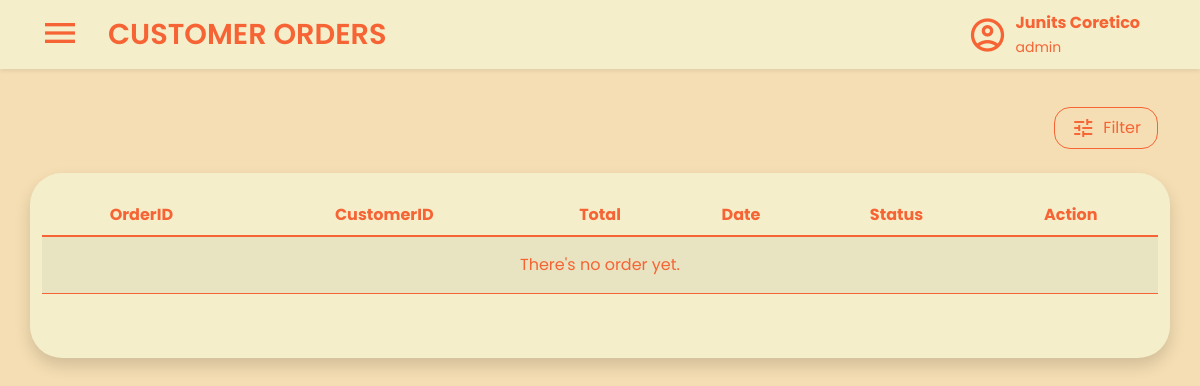
The page /views/orders.php (signed in) on the database as committed earlier.
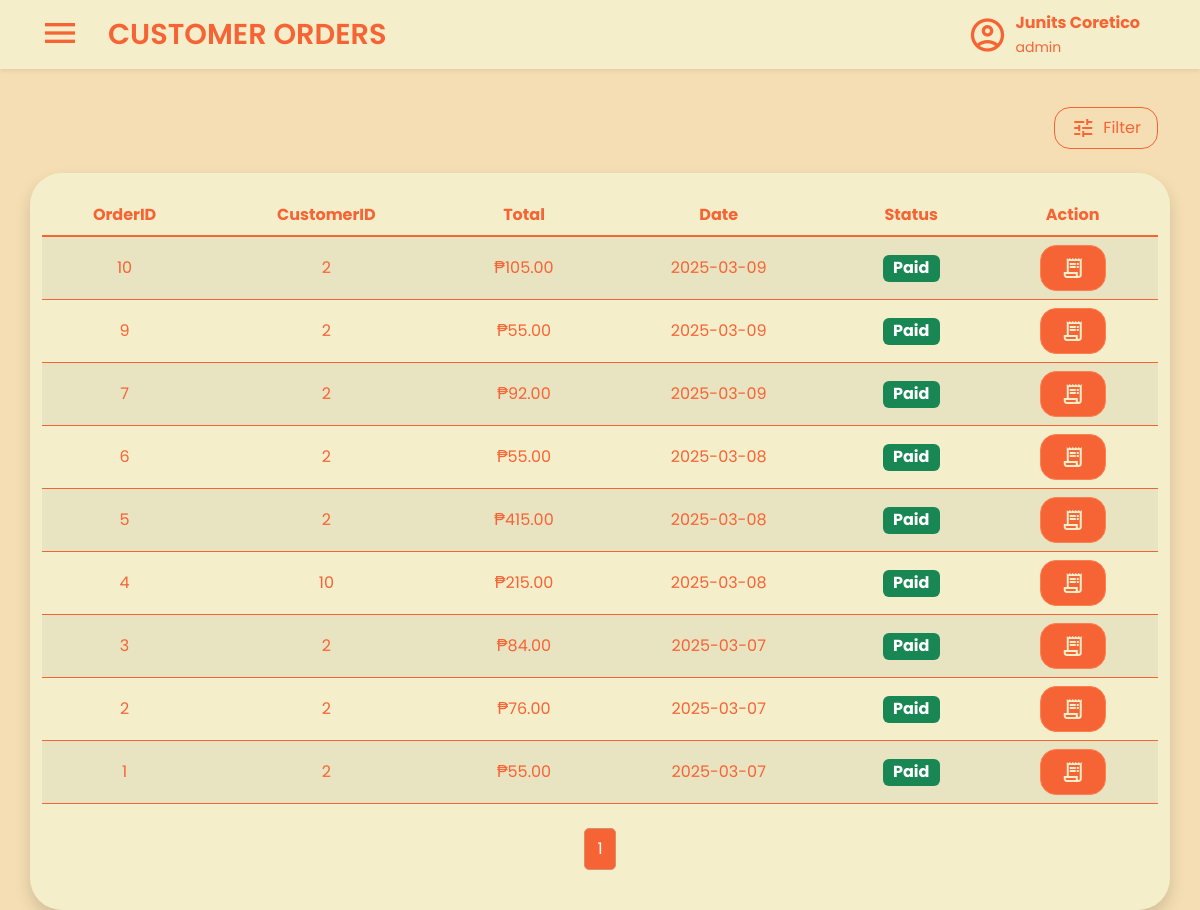
The same page on the database as committed later.
### tables this page shows
CREATE TABLE IF NOT EXISTS `orders` (
  `OrderID` int(11) NOT NULL AUTO_INCREMENT,
  `CustomerID` int(11) DEFAULT NULL,
  `Date` datetime NOT NULL,
  `Total` decimal(10,2) NOT NULL,
  `Status` char(5) NOT NULL,
  `Delivery` int(11) DEFAULT NULL,
  `Created_At` datetime NOT NULL DEFAULT current_timestamp(),
  `Created_By` int(11) NOT NULL,
  `Updated_At` datetime NOT NULL DEFAULT current_timestamp() ON UPDATE current_timestamp(),
  `Updated_By` int(11) NOT NULL,
  PRIMARY KEY (`OrderID`),
  KEY `CustomerID` (`CustomerID`),
  KEY `Created_By` (`Created_By`),
  KEY `Updated_By` (`Updated_By`)
);

### views/orders.php (the view, shortened to what this page needs)
<?php
include '../database/database.php';
$records_per_page = 10;
$page = isset($_GET['page']) && is_numeric($_GET['page']) ? (int) $_GET['page'] : 1;
$offset = ($page - 1) * $records_per_page;
$where_clause = "";
$params = [];
$types = "";
$total_query = "SELECT COUNT(*) AS total FROM Orders " . $where_clause;
$count_stmt = $conn->prepare($total_query);
$count_stmt->execute();
$count_result = $count_stmt->get_result();
$total_row = $count_result->fetch_assoc();
$total_records = $total_row['total'];
$total_pages = ceil($total_records / $records_per_page);
$query = "SELECT OrderID, CustomerID, Date, Status, Total
          FROM Orders " . $where_clause . "
          ORDER BY Date DESC
          LIMIT ? OFFSET ?";
$stmt = $conn->prepare($query);
if (!empty($where_clause)) {
  $params[] = $records_per_page;
  $params[] = $offset;
  $types .= "ii";
  $stmt->bind_param($types, ...$params);
} else {
  $stmt->bind_param("ii", $records_per_page, $offset);
}
$stmt->execute();
$result = $stmt->get_result();
?>
<!DOCTYPE html>
<html lang="en">
<head>
  <link rel="stylesheet" href="../statics/products-style.css" />
  <link rel="stylesheet" href="../statics/style.css" />
  <link rel="stylesheet" href="../statics/css/bootstrap.min.css" />
</head>
<body class="main">
  <nav class="navbar bg-body-tertiary fixed-top shadow-sm">
    <div class="container-fluid">
      <div class="d-flex align-items-center">
        <button
          class="navbar-toggler mx-3 border-0 shadow-none"
          type="button"
          data-bs-toggle="offcanvas"
          data-bs-target="#offcanvasNavbar"
          aria-controls="offcanvasNavbar"
          aria-label="Toggle navigation">
          <span class="material-icons-outlined navbar-icon"> menu </span>
        </button>
        <a class="navbar-brand fw-semibold" href="orders.php">CUSTOMER ORDERS</a>
      </div>
      <div class="d-flex align-items-center me-5 ms-auto">
        <span class="material-icons-outlined me-2 fs-1">account_circle</span>
        <div>
          <p class="fw-bold mb-0">
            <?php echo htmlspecialchars($_SESSION['first_name'] . ' ' . $_SESSION['last_name']); ?>
          </p>
          <small class="mt-0">
            <?php echo htmlspecialchars($_SESSION['role']); ?>
          </small>
        </div>
      </div>
    </div>
  </nav>
  <div class="container mt-4 pt-5">
    <div class="row align-items-center justify-content-end">
      <div class="col-md-auto d-flex gap-2">
        <button type="button" class="btn btn-outline-secondary d-flex align-items-center gap-2 rounded-4 py-2 px-3" data-bs-toggle="modal" data-bs-target="#filterModal">
          <span class="material-icons-outlined">tune</span>
          <span>Filter</span>
        </button>
      </div>
      <div class="container-fluid mt-4 rounded-5 shadow">
        <div class="table-responsive mb-3">
          <table class="table table-striped rounded-3">
            <thead>
              <tr>
                <th class="text-center">OrderID</th>
                <th class="text-center">CustomerID</th>
                <th class="text-center">Total</th>
                <th class="text-center">Date</th>
                <th class="text-center">Status</th>
                <th class="text-center">Action</th>
              </tr>
            </thead>
            <tbody class="table-group-divider">
              <?php
              if ($result->num_rows > 0) {
                while ($row = $result->fetch_assoc()) {
                  echo "<tr>";
                  echo "<td class='align-middle text-center'>{$row['OrderID']}</td>";
                  echo "<td class='align-middle text-center'>{$row['CustomerID']}</td>";
                  echo "<td class='align-middle text-center'>₱" . number_format($row['Total'], 2) . "</td>";
                  echo "<td class='align-middle text-center'>" . date("Y-m-d", strtotime($row['Date'])) . "</td>";
                  $status = $row['Status'];
                  $badgeClass = ($status == 'Paid') ? 'text-bg-success' : (($status == 'Pending') ? 'text-bg-warning' : 'text-bg-danger');
                  echo "<td class='align-middle text-center'><span class='badge $badgeClass fs-6'>{$status}</span></td>";
                  echo "<td class='align-middle text-center'>
                    <button
                    class='btn add-product-button btn-primary rounded-4 d-block mx-auto d-flex align-items-center justify-content-center preview-order'
                    data-id='{$row['OrderID']}'
                    >
                        <span class='material-icons-outlined'>receipt_long</span>
                    </button>
                  </td>";
                  echo "</tr>";
                }
              } else {
                echo "<tr><td colspan='6' class='text-center text-muted py-3'>There's no order yet.</td></tr>";
              }
              ?>
            </tbody>
          </table>
          <nav>
            <ul class="pagination justify-content-center">
              <?php for ($i = 1; $i <= $total_pages; $i++): ?>
                <li class="page-item <?php echo ($i == $page) ? 'active' : ''; ?>">
                  <a class="page-link focus-ring" href="?page=<?php echo $i; ?>"><?php echo $i; ?></a>
                </li>
              <?php endfor; ?>
            </ul>
          </nav>
        </div>
      </div>
    </div>
  </div>
</body>
</html>

### statics/products-style.css (style rules this page uses)
:root { --color-1: #f66435; --color-2: #f4efca; --color-3: #f5deb3; --color-4: #ff7f50; --color-5: #d49066; }
body { padding-top: 35px; }
.container { padding-top: 2.5em !important; }
.container-fluid { background-color: var(--color-2) !important; }
.btn.add-product-button { background-color: var(--color-1) !important; border-color: var(--color-4) !important; color: var(--color-2) !important; font-weight: 600; padding: 10px 20px; transition: all 0.3s ease-in-out !important; }
.btn-outline-secondary { color: var(--color-1) !important; border-color: var(--color-1) !important; font-weight: 600; padding: 10px 20px; transition: all 0.3s ease-in-out !important; }
.table { background-color: #f4efca !important; color: #f66435 !important; margin-top: 2%; border-color: var(--color-1) !important; border-radius: 3px; }
.table th, .table td { background-color: #f4efca !important; color: #f66435 !important; border-color: var(--color-1) !important; }
.table thead th { background-color: #f4efca !important; color: #f66435 !important; border-color: var(--color-1) !important; }
.table tbody tr { background-color: #f4efca !important; border-color: var(--color-1) !important; }
.table td:last-child { text-align: center !important; }
.table th:last-child { text-align: center !important; }
.pagination { display: flex !important; padding: 0.5rem !important; list-style: none !important; border-radius: 5px !important; }
.pagination .page-item { margin: 0 5px !important; }
.pagination .page-link { color: var(--color-1) !important; background-color: var(--color-2) !important; border: 1px solid var(--color-5) !important; padding: 8px 12px !important; border-radius: 5px !important; text-decoration: none !important; transition: all 0.3s ease-in-out !important; }
.pagination .page-item.active .page-link { background-color: var(--color-1) !important; color: white !important; border-color: var(--color-5) !important; }

### statics/style.css (style rules this page uses)
:root { --color-1: #f66435; --color-2: #f4efca; --color-3: #f5deb3; --color-4: #ff7f50; --color-5: #d49066; --color-1-rgb: 246, 100, 53; }
* { font-family: "Poppins", sans-serif; }
.main { background-color: var(--color-3); }
p { color: var(--color-1); }
.btn-primary { background-color: #ff5733; border-color: #d43f00; color: white; padding: 12px 20px; border-radius: 8px; transition: background-color 0.3s ease, transform 0.2s ease; }
nav.navbar { background-color: var(--color-2) !important; color: var(--color-1) !important; }
.navbar-brand { font-size: 1.8em !important; color: var(--color-1) !important; }
.navbar .navbar-toggler .navbar-icon { color: var(--color-1) !important; font-size: 2em; }

Rows that differ between the two databases and show on the page:
added orders: OrderID "10", CustomerID "2", Total "105.00", Date "2025-03-09", Status "Paid"
added orders: OrderID "9", CustomerID "2", Total "55.00", Date "2025-03-09", Status "Paid"
added orders: OrderID "7", CustomerID "2", Total "92.00", Date "2025-03-09", Status "Paid"
added orders: OrderID "6", CustomerID "2", Total "55.00", Date "2025-03-08", Status "Paid"
added orders: OrderID "5", CustomerID "2", Total "415.00", Date "2025-03-08", Status "Paid"
added orders: OrderID "4", CustomerID "10", Total "215.00", Date "2025-03-08", Status "Paid"
added orders: OrderID "3", CustomerID "2", Total "84.00", Date "2025-03-07", Status "Paid"
added orders: OrderID "2", CustomerID "2", Total "76.00", Date "2025-03-07", Status "Paid"
added orders: OrderID "1", CustomerID "2", Total "55.00", Date "2025-03-07", Status "Paid"
Other text that changed with them:
new list line: "1"
text no longer shown: "There's no order yet."
